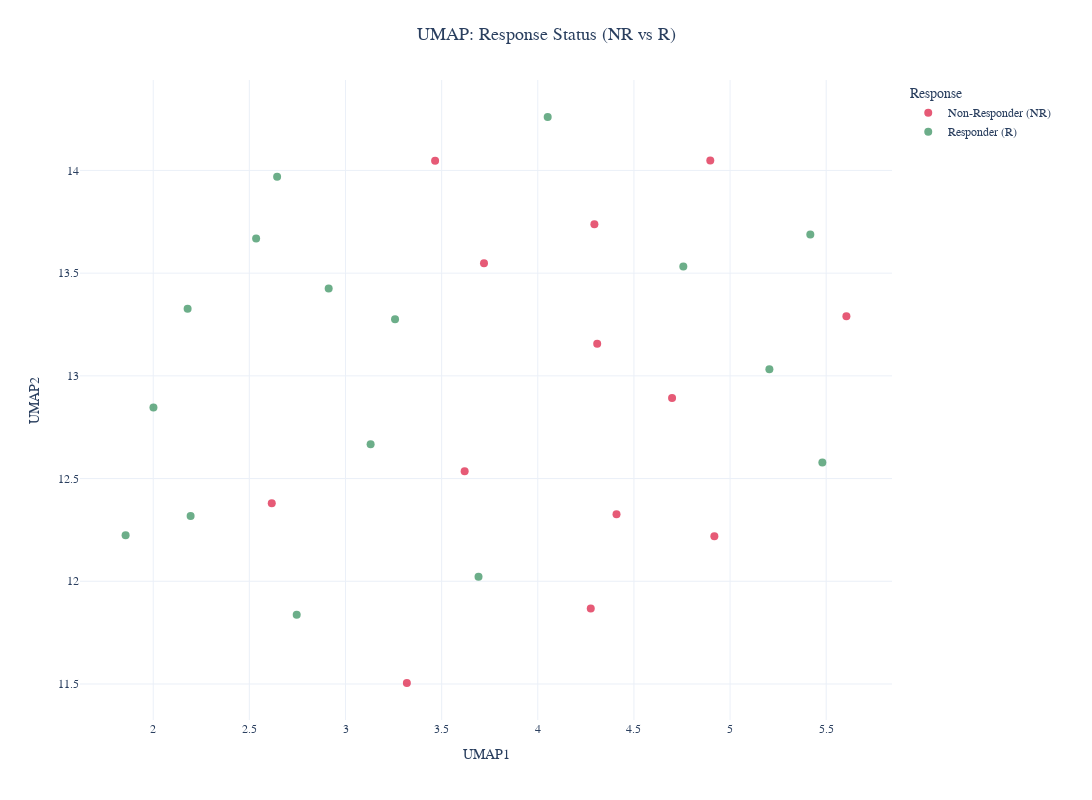

Notebook cell for this chart:
### Code cell
# %%

# [9] Separate UMAP Visualizations
def create_separate_umap_plots(X, y, df_metadata):
    """Create separate UMAP visualizations for different grouping variables."""
    if not UMAP_AVAILABLE:
        print("UMAP not available - skipping separate UMAP plots")
        return {}

    print("Generating separate UMAP visualizations...")
    scaler = StandardScaler()
    X_scaled = scaler.fit_transform(X)

    plots = {}

    # UMAP for NR vs R
    print("  - UMAP for Response Status (NR vs R)...")
    umap_model = umap.UMAP(n_components=2, random_state=42)
    X_umap = umap_model.fit_transform(X_scaled)

    plot_df = pd.DataFrame(
        {
            "UMAP1": X_umap[:, 0],
            "UMAP2": X_umap[:, 1],
            "Response": y.map({0: "Non-Responder (NR)", 1: "Responder (R)"}),
        }
    )

    # Use consistent response colors
    response_colors = get_response_colors()

    plots["umap_response"] = px.scatter(
        plot_df,
        x="UMAP1",
        y="UMAP2",
        color="Response",
        title="UMAP: Response Status (NR vs R)",
        labels={"color": "Response Status"},
        color_discrete_map=response_colors,
    )
    plots["umap_response"].update_traces(marker=dict(size=8, opacity=0.7))
    plots["umap_response"] = apply_thesis_style(
        plots["umap_response"], plot_type="medium"
    )

    # UMAP for Therapy Type
    print("  - UMAP for Therapy Type...")
    if "Therapy Subgroup" in df_metadata.columns:
        therapy_plot_df = plot_df.copy()
        therapy_plot_df["Therapy_Type"] = df_metadata["Therapy Subgroup"]

        plots["umap_therapy"] = px.scatter(
            therapy_plot_df,
            x="UMAP1",
            y="UMAP2",
            color="Therapy_Type",
            title="UMAP: Therapy Type",
            labels={"color": "Therapy Type"},
        )
        plots["umap_therapy"].update_traces(marker=dict(size=8, opacity=0.7))
        plots["umap_therapy"] = apply_thesis_style(
            plots["umap_therapy"], plot_type="medium"
        )
    else:
        print("    Warning: 'Therapy Subgroup' column not found in metadata")

    # UMAP for Cancer Type (Disease Group)
    print("  - UMAP for Cancer Type...")
    if "Disease Group" in df_metadata.columns:
        cancer_plot_df = plot_df.copy()
        cancer_plot_df["Cancer_Type"] = df_metadata["Disease Group"]

        plots["umap_cancer"] = px.scatter(
            cancer_plot_df,
            x="UMAP1",
            y="UMAP2",
            color="Cancer_Type",
            title="UMAP: Cancer Type (Disease Group)",
            labels={"color": "Cancer Type"},
        )
        plots["umap_cancer"].update_traces(marker=dict(size=8, opacity=0.7))
        plots["umap_cancer"] = apply_thesis_style(
            plots["umap_cancer"], plot_type="medium"
        )
    else:
        print("    Warning: 'Disease Group' column not found in metadata")

    return plots


print("\n--- Generating Separate UMAP Visualizations ---")
separate_umap_plots = create_separate_umap_plots(X, y, df_metadata)

for plot_name, plot_fig in separate_umap_plots.items():
    print(f"\nShowing {plot_name}...")
    plot_fig.show()

### Figure 1 — Plotly figure (JSON) as saved in the notebook; plotly's stock layout.template omitted (floating-point values rounded to 4 significant figures)
{"data": [{"hovertemplate": "Response=Non-Responder (NR)<br>UMAP1=%{x}<br>UMAP2=%{y}<extra></extra>", "legendgroup": "Non-Responder (NR)", "marker": {"color": "#DC143C", "opacity": 0.7, "size": 8, "symbol": "circle"}, "mode": "markers", "name": "Non-Responder (NR)", "orientation": "v", "showlegend": true, "type": "scatter", "x": [3.72, 2.616, 5.605, 4.918, 4.276, 4.409, 3.319, 4.698, 4.294, 4.897, 4.309, 3.62, 3.466], "xaxis": "x", "y": [13.55, 12.38, 13.29, 12.22, 11.87, 12.33, 11.5, 12.89, 13.74, 14.05, 13.16, 12.54, 14.05], "yaxis": "y"}, {"hovertemplate": "Response=Responder (R)<br>UMAP1=%{x}<br>UMAP2=%{y}<extra></extra>", "legendgroup": "Responder (R)", "marker": {"color": "#2E8B57", "opacity": 0.7, "size": 8, "symbol": "circle"}, "mode": "markers", "name": "Responder (R)", "orientation": "v", "showlegend": true, "type": "scatter", "x": [2.001, 3.258, 3.131, 2.194, 2.746, 2.179, 2.644, 3.692, 5.204, 4.757, 5.417, 5.48, 2.535, 1.856, 2.912, 4.052], "xaxis": "x", "y": [12.85, 13.28, 12.67, 12.32, 11.84, 13.33, 13.97, 12.02, 13.03, 13.53, 13.69, 12.58, 13.67, 12.22, 13.43, 14.26], "yaxis": "y"}], "layout": {"font": {"family": "Arial, sans-serif", "size": 14}, "height": 800, "legend": {"font": {"size": 12}, "title": {"text": "Response"}, "tracegroupgap": 0, "x": 1.02, "xanchor": "left", "y": 1, "yanchor": "top"}, "margin": {"b": 80, "l": 80, "r": 200, "t": 80}, "title": {"font": {"size": 18}, "text": "UMAP: Response Status (NR vs R)", "x": 0.5}, "width": 1200, "xaxis": {"anchor": "y", "domain": [0, 1], "tickfont": {"size": 12}, "title": {"font": {"size": 14}, "text": "UMAP1"}}, "yaxis": {"anchor": "x", "domain": [0, 1], "tickfont": {"size": 12}, "title": {"font": {"size": 14}, "text": "UMAP2"}}}}
